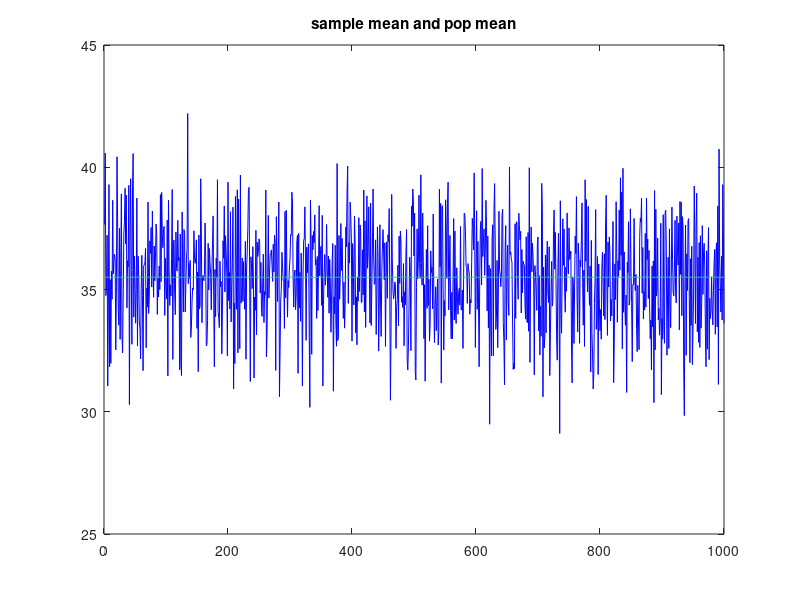

MATLAB code to generate this figure:


NUM_MEMBERS= 10000;
MAX_AGE= 70;

populationAge= zeros(1,NUM_MEMBERS);


%%%%
% randomly create population of ages
%%
for i=1:1:NUM_MEMBERS,
    populationAge(1,i) = randi(MAX_AGE,1);
end

populationMean= mean(populationAge);

SAMPLE_SIZE=100;

theSamples= zeros(1,SAMPLE_SIZE);

NUM_TRIALS=1000;

sampleMean = 0;

theXBars= zeros(1,NUM_TRIALS);
thePopMeans = zeros(1,NUM_TRIALS);
trials= 1:1:NUM_TRIALS;

for t=1:1:NUM_TRIALS,
    
   for s=1:1:SAMPLE_SIZE,
     whichPerson= randi(NUM_MEMBERS-1,1) + 1; 
   
     theSamples(1,s) = populationAge(1,whichPerson);
   end

   sampleMean= mean(theSamples);

   theXBars(1,t) = sampleMean;
   thePopMeans(1,t)= populationMean;
%   msg = sprintf('true mean= %f  sample mean= %f',...
%          populationMean, sampleMean);
      
%   disp(msg);
end

figure(1);
plot(trials,theXBars,'b');
hold on;
plot(trials,thePopMeans,'g');
title('sample mean and pop mean');